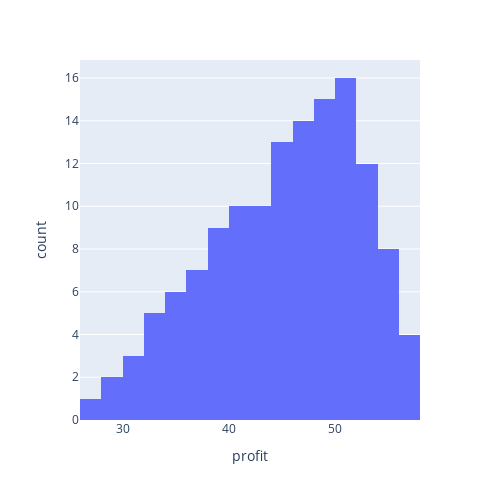

This figure's notebook cell:
### Code cell
fig = px.histogram(mcs_results, x='profit')
fig.update_layout(width=500,height=500)
fig.show()

### Figure 1 — Plotly figure (JSON) as saved in the notebook; plotly's stock layout.template omitted (floating-point values rounded to 4 significant figures; data arrays with more than 128 entries replaced by an {"elided": "..."} marker saying what was removed)
{"data": [{"alignmentgroup": "True", "bingroup": "x", "hovertemplate": "profit=%{x}<br>count=%{y}<extra></extra>", "legendgroup": "", "marker": {"color": "#636efa", "pattern": {"shape": ""}}, "name": "", "offsetgroup": "", "orientation": "v", "showlegend": false, "type": "histogram", "x": {"elided": "135 float values"}, "xaxis": "x", "yaxis": "y"}], "layout": {"barmode": "relative", "height": 500, "legend": {"tracegroupgap": 0}, "margin": {"t": 60}, "width": 500, "xaxis": {"anchor": "y", "domain": [0, 1], "title": {"text": "profit"}}, "yaxis": {"anchor": "x", "domain": [0, 1], "title": {"text": "count"}}}}
